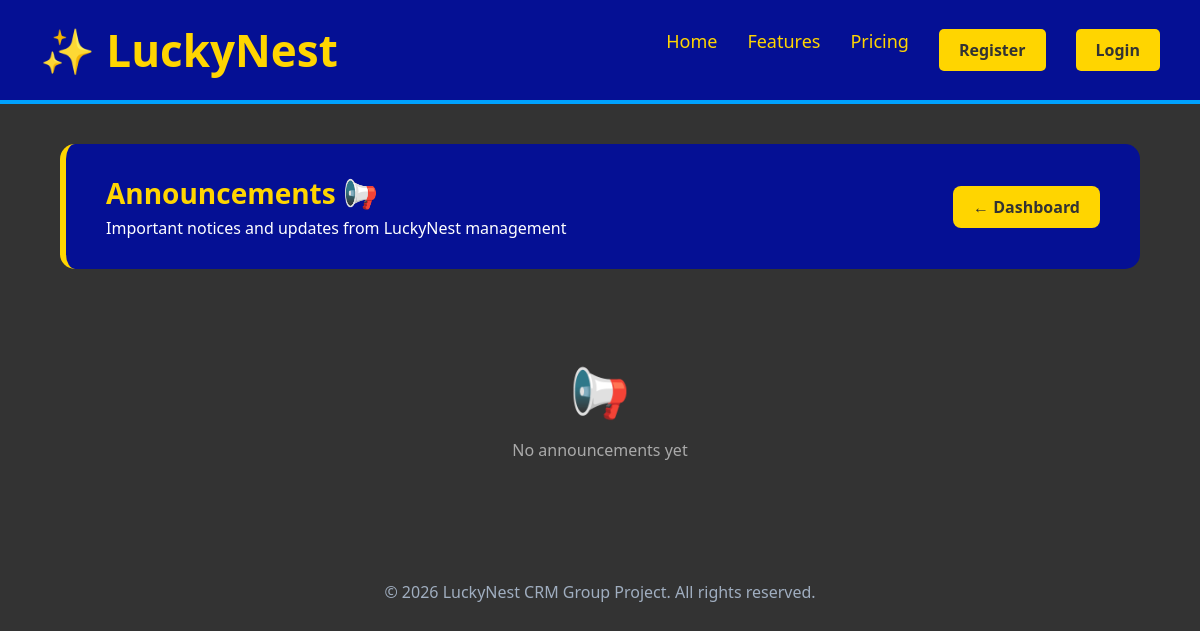
The app's page /announcements (signed in), older data.
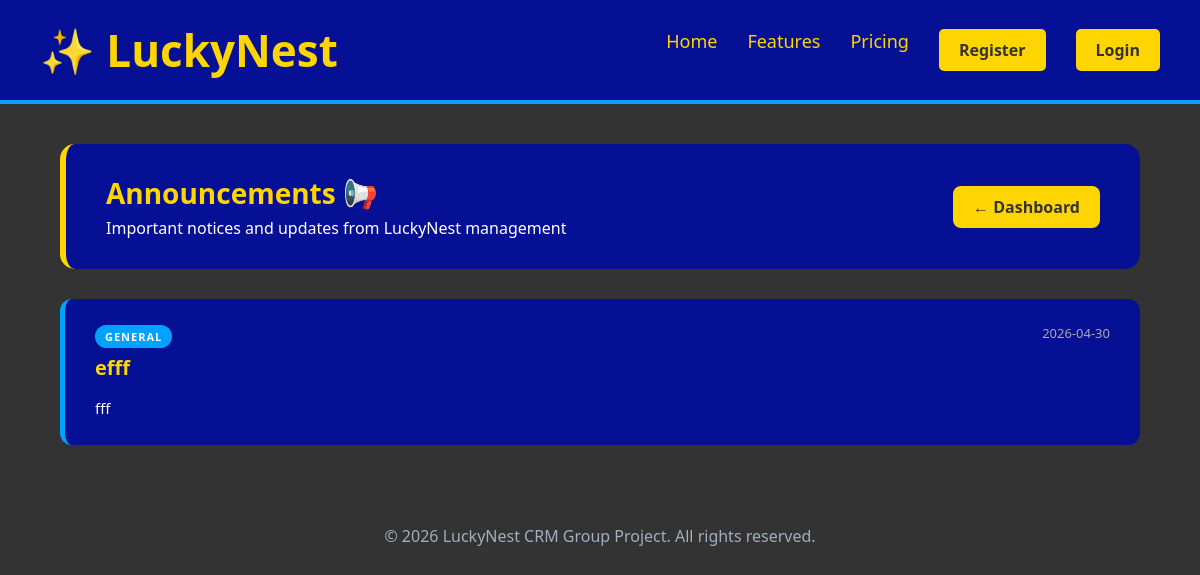
The same page, newer data.
### tables this page shows
CREATE TABLE Announcement (
        AnnouncementID INTEGER PRIMARY KEY AUTOINCREMENT,
        Title VARCHAR(150) NOT NULL,
        AnnouncementType VARCHAR(30) NOT NULL,
        AnnouncementDate DATETIME NOT NULL,
        Description TEXT NOT NULL
    );

### app.py (the view)
@app.route('/announcements')
def announcements():
    if 'user_id' not in session:
        return redirect(url_for('login'))
    conn = get_db()
    all_announcements = conn.execute('''
        SELECT * FROM Announcement ORDER BY AnnouncementDate DESC
    ''').fetchall()
    conn.close()
    return render_template('announcements.html', announcements=all_announcements)

### database.py (called while the page is built)
def get_db():
    conn = sqlite3.connect('luckynest.db')
    conn.row_factory = sqlite3.Row
    return conn

### templates/announcements.html (shortened to what this page needs)
{% extends "base.html" %}
{% block content %}
<div class="dashboard-wrapper">
    <div class="dashboard-banner">
        <div>
            <h1>Announcements 📢</h1>
            <p>Important notices and updates from LuckyNest management</p>
        </div>
        <div style="display:flex; gap:10px;">
            <a href="{{ url_for('dashboard') }}" class="btn-logout">← Dashboard</a>
        </div>
    </div>
    {% if announcements %}
        {% for a in announcements %}
        <div class="announcement-card">
            <div class="announcement-header">
                <div>
                    <span class="announcement-type {{ a.AnnouncementType | lower }}">{{ a.AnnouncementType }}</span>
                    <h2 class="announcement-title">{{ a.Title }}</h2>
                </div>
                <div style="display:flex; align-items:center; gap:15px;">
                    <span class="announcement-date">{{ a.AnnouncementDate[:10] }}</span>
                </div>
            </div>
            <p class="announcement-body">{{ a.Description }}</p>
        </div>
        {% endfor %}
    {% else %}
        <div style="text-align:center; padding:60px; color:#aaa;">
            <p style="font-size:48px;">📢</p>
            <p style="margin-top:15px;">No announcements yet</p>
        </div>
    {% endif %}
</div>
{% endblock %}

Row changes from the older to the newer data that the page shows:
added Announcement: AnnouncementType "GENERAL", Title "efff", AnnouncementDate "2026-04-30", Description "fff"
Text that changed along with them:
text no longer shown: "📢 No announcements yet"
